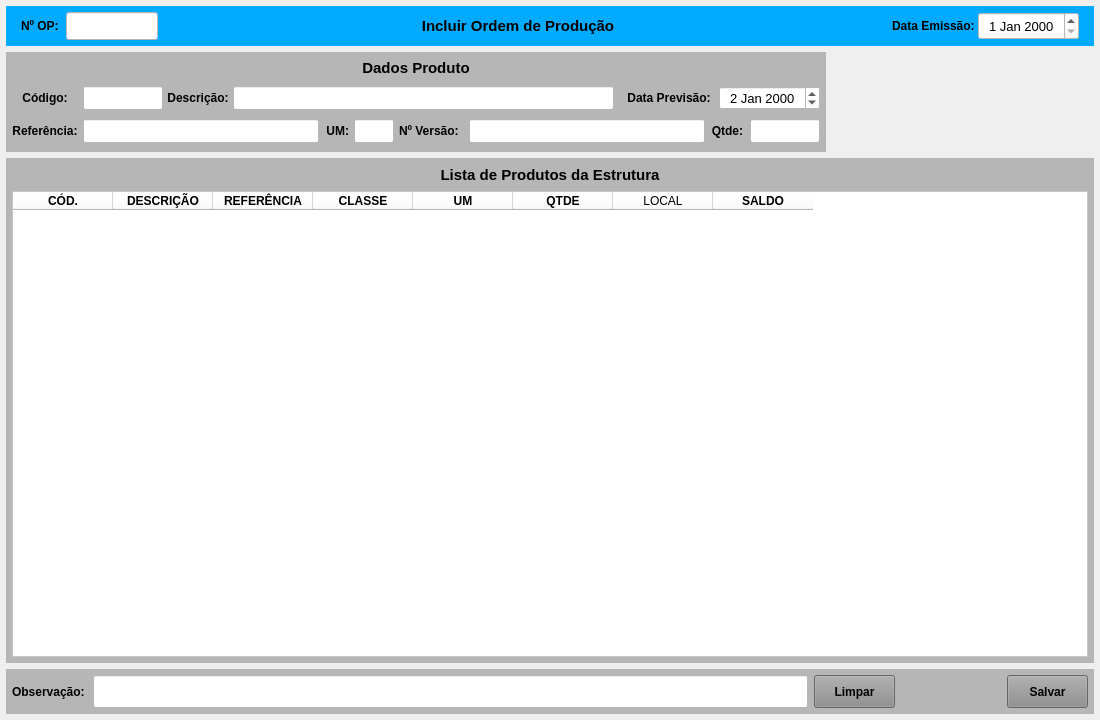
<?xml version="1.0" encoding="UTF-8"?>
<ui version="4.0">
 <class>MainWindow</class>
 <widget class="QMainWindow" name="MainWindow">
  <property name="geometry">
   <rect>
    <x>0</x>
    <y>0</y>
    <width>1100</width>
    <height>720</height>
   </rect>
  </property>
  <property name="windowTitle">
   <string>Incluir Ordem de Produção</string>
  </property>
  <widget class="QWidget" name="centralwidget">
   <property name="styleSheet">
    <string notr="true"/>
   </property>
   <layout class="QVBoxLayout" name="verticalLayout_2">
    <property name="spacing">
     <number>6</number>
    </property>
    <property name="leftMargin">
     <number>6</number>
    </property>
    <property name="topMargin">
     <number>6</number>
    </property>
    <property name="rightMargin">
     <number>6</number>
    </property>
    <property name="bottomMargin">
     <number>6</number>
    </property>
    <item>
     <widget class="QWidget" name="widget_cabecalho" native="true">
      <property name="sizePolicy">
       <sizepolicy hsizetype="Preferred" vsizetype="Fixed">
        <horstretch>0</horstretch>
        <verstretch>0</verstretch>
       </sizepolicy>
      </property>
      <property name="minimumSize">
       <size>
        <width>0</width>
        <height>40</height>
       </size>
      </property>
      <property name="maximumSize">
       <size>
        <width>16777215</width>
        <height>40</height>
       </size>
      </property>
      <property name="styleSheet">
       <string notr="true">background-color: rgb(0, 170, 255);</string>
      </property>
      <layout class="QHBoxLayout" name="horizontalLayout">
       <property name="spacing">
        <number>0</number>
       </property>
       <property name="leftMargin">
        <number>15</number>
       </property>
       <property name="topMargin">
        <number>6</number>
       </property>
       <property name="rightMargin">
        <number>15</number>
       </property>
       <property name="bottomMargin">
        <number>6</number>
       </property>
       <item>
        <widget class="QLabel" name="label_3">
         <property name="sizePolicy">
          <sizepolicy hsizetype="Minimum" vsizetype="Preferred">
           <horstretch>0</horstretch>
           <verstretch>0</verstretch>
          </sizepolicy>
         </property>
         <property name="minimumSize">
          <size>
           <width>45</width>
           <height>0</height>
          </size>
         </property>
         <property name="maximumSize">
          <size>
           <width>45</width>
           <height>16777215</height>
          </size>
         </property>
         <property name="font">
          <font>
           <pointsize>9</pointsize>
           <weight>75</weight>
           <bold>true</bold>
          </font>
         </property>
         <property name="text">
          <string>Nº OP:</string>
         </property>
         <property name="alignment">
          <set>Qt::AlignLeading|Qt::AlignLeft|Qt::AlignVCenter</set>
         </property>
        </widget>
       </item>
       <item>
        <widget class="QLineEdit" name="line_Num_OP">
         <property name="sizePolicy">
          <sizepolicy hsizetype="Fixed" vsizetype="Preferred">
           <horstretch>0</horstretch>
           <verstretch>0</verstretch>
          </sizepolicy>
         </property>
         <property name="maximumSize">
          <size>
           <width>92</width>
           <height>16777215</height>
          </size>
         </property>
         <property name="font">
          <font>
           <pointsize>12</pointsize>
          </font>
         </property>
         <property name="styleSheet">
          <string notr="true">background-color: rgb(255, 255, 255);</string>
         </property>
         <property name="inputMask">
          <string/>
         </property>
         <property name="text">
          <string/>
         </property>
         <property name="frame">
          <bool>true</bool>
         </property>
         <property name="echoMode">
          <enum>QLineEdit::Normal</enum>
         </property>
         <property name="alignment">
          <set>Qt::AlignCenter</set>
         </property>
         <property name="dragEnabled">
          <bool>false</bool>
         </property>
         <property name="placeholderText">
          <string/>
         </property>
        </widget>
       </item>
       <item>
        <widget class="QLabel" name="label_13">
         <property name="sizePolicy">
          <sizepolicy hsizetype="Minimum" vsizetype="Preferred">
           <horstretch>0</horstretch>
           <verstretch>0</verstretch>
          </sizepolicy>
         </property>
         <property name="minimumSize">
          <size>
           <width>300</width>
           <height>0</height>
          </size>
         </property>
         <property name="font">
          <font>
           <pointsize>11</pointsize>
           <weight>75</weight>
           <bold>true</bold>
          </font>
         </property>
         <property name="text">
          <string>Incluir Ordem de Produção</string>
         </property>
         <property name="alignment">
          <set>Qt::AlignCenter</set>
         </property>
        </widget>
       </item>
       <item>
        <widget class="QLabel" name="label_11">
         <property name="sizePolicy">
          <sizepolicy hsizetype="Minimum" vsizetype="Preferred">
           <horstretch>0</horstretch>
           <verstretch>0</verstretch>
          </sizepolicy>
         </property>
         <property name="minimumSize">
          <size>
           <width>100</width>
           <height>0</height>
          </size>
         </property>
         <property name="maximumSize">
          <size>
           <width>100</width>
           <height>16777215</height>
          </size>
         </property>
         <property name="font">
          <font>
           <pointsize>9</pointsize>
           <weight>75</weight>
           <bold>true</bold>
          </font>
         </property>
         <property name="text">
          <string>Data Emissão: </string>
         </property>
         <property name="alignment">
          <set>Qt::AlignRight|Qt::AlignTrailing|Qt::AlignVCenter</set>
         </property>
        </widget>
       </item>
       <item>
        <widget class="QDateEdit" name="date_Emissao">
         <property name="sizePolicy">
          <sizepolicy hsizetype="Minimum" vsizetype="Preferred">
           <horstretch>0</horstretch>
           <verstretch>0</verstretch>
          </sizepolicy>
         </property>
         <property name="minimumSize">
          <size>
           <width>101</width>
           <height>0</height>
          </size>
         </property>
         <property name="maximumSize">
          <size>
           <width>101</width>
           <height>16777215</height>
          </size>
         </property>
         <property name="font">
          <font>
           <pointsize>10</pointsize>
          </font>
         </property>
         <property name="styleSheet">
          <string notr="true">background-color: rgb(255, 255, 255);</string>
         </property>
         <property name="alignment">
          <set>Qt::AlignCenter</set>
         </property>
        </widget>
       </item>
      </layout>
     </widget>
    </item>
    <item>
     <widget class="QWidget" name="widget" native="true">
      <property name="minimumSize">
       <size>
        <width>0</width>
        <height>100</height>
       </size>
      </property>
      <property name="maximumSize">
       <size>
        <width>16777215</width>
        <height>100</height>
       </size>
      </property>
      <layout class="QHBoxLayout" name="horizontalLayout_2">
       <property name="leftMargin">
        <number>0</number>
       </property>
       <property name="topMargin">
        <number>0</number>
       </property>
       <property name="rightMargin">
        <number>0</number>
       </property>
       <property name="bottomMargin">
        <number>0</number>
       </property>
       <item>
        <widget class="QWidget" name="widget_Cor4" native="true">
         <property name="sizePolicy">
          <sizepolicy hsizetype="Preferred" vsizetype="Preferred">
           <horstretch>0</horstretch>
           <verstretch>0</verstretch>
          </sizepolicy>
         </property>
         <property name="minimumSize">
          <size>
           <width>820</width>
           <height>0</height>
          </size>
         </property>
         <property name="maximumSize">
          <size>
           <width>16777215</width>
           <height>16777215</height>
          </size>
         </property>
         <property name="styleSheet">
          <string notr="true">background-color: rgb(182, 182, 182);</string>
         </property>
         <layout class="QVBoxLayout" name="verticalLayout_4">
          <property name="spacing">
           <number>1</number>
          </property>
          <property name="leftMargin">
           <number>1</number>
          </property>
          <property name="topMargin">
           <number>1</number>
          </property>
          <property name="rightMargin">
           <number>1</number>
          </property>
          <property name="bottomMargin">
           <number>3</number>
          </property>
          <item>
           <widget class="QWidget" name="widget_16" native="true">
            <property name="minimumSize">
             <size>
              <width>0</width>
              <height>25</height>
             </size>
            </property>
            <property name="maximumSize">
             <size>
              <width>16777215</width>
              <height>25</height>
             </size>
            </property>
            <property name="styleSheet">
             <string notr="true"/>
            </property>
            <layout class="QHBoxLayout" name="horizontalLayout_17">
             <property name="spacing">
              <number>3</number>
             </property>
             <property name="leftMargin">
              <number>3</number>
             </property>
             <property name="topMargin">
              <number>3</number>
             </property>
             <property name="rightMargin">
              <number>3</number>
             </property>
             <property name="bottomMargin">
              <number>3</number>
             </property>
             <item>
              <widget class="QLabel" name="label_52">
               <property name="maximumSize">
                <size>
                 <width>16777215</width>
                 <height>16777215</height>
                </size>
               </property>
               <property name="font">
                <font>
                 <pointsize>11</pointsize>
                 <weight>75</weight>
                 <bold>true</bold>
                </font>
               </property>
               <property name="text">
                <string>Dados Produto</string>
               </property>
               <property name="alignment">
                <set>Qt::AlignCenter</set>
               </property>
              </widget>
             </item>
            </layout>
           </widget>
          </item>
          <item>
           <widget class="QWidget" name="widget_37" native="true">
            <property name="minimumSize">
             <size>
              <width>0</width>
              <height>30</height>
             </size>
            </property>
            <property name="maximumSize">
             <size>
              <width>16777215</width>
              <height>30</height>
             </size>
            </property>
            <property name="styleSheet">
             <string notr="true"/>
            </property>
            <layout class="QHBoxLayout" name="horizontalLayout_4">
             <property name="spacing">
              <number>5</number>
             </property>
             <property name="leftMargin">
              <number>5</number>
             </property>
             <property name="topMargin">
              <number>3</number>
             </property>
             <property name="rightMargin">
              <number>5</number>
             </property>
             <property name="bottomMargin">
              <number>3</number>
             </property>
             <item>
              <widget class="QLabel" name="label_54">
               <property name="minimumSize">
                <size>
                 <width>66</width>
                 <height>0</height>
                </size>
               </property>
               <property name="maximumSize">
                <size>
                 <width>66</width>
                 <height>16777215</height>
                </size>
               </property>
               <property name="font">
                <font>
                 <pointsize>9</pointsize>
                 <weight>75</weight>
                 <bold>true</bold>
                </font>
               </property>
               <property name="text">
                <string>Código:</string>
               </property>
               <property name="alignment">
                <set>Qt::AlignCenter</set>
               </property>
              </widget>
             </item>
             <item>
              <widget class="QLineEdit" name="line_Codigo">
               <property name="sizePolicy">
                <sizepolicy hsizetype="Preferred" vsizetype="Preferred">
                 <horstretch>0</horstretch>
                 <verstretch>0</verstretch>
                </sizepolicy>
               </property>
               <property name="minimumSize">
                <size>
                 <width>60</width>
                 <height>0</height>
                </size>
               </property>
               <property name="maximumSize">
                <size>
                 <width>80</width>
                 <height>16777215</height>
                </size>
               </property>
               <property name="font">
                <font>
                 <pointsize>9</pointsize>
                </font>
               </property>
               <property name="styleSheet">
                <string notr="true">background-color: rgb(255, 255, 255);</string>
               </property>
               <property name="alignment">
                <set>Qt::AlignCenter</set>
               </property>
               <property name="placeholderText">
                <string/>
               </property>
              </widget>
             </item>
             <item>
              <widget class="QLabel" name="label_49">
               <property name="minimumSize">
                <size>
                 <width>60</width>
                 <height>0</height>
                </size>
               </property>
               <property name="maximumSize">
                <size>
                 <width>60</width>
                 <height>16777215</height>
                </size>
               </property>
               <property name="font">
                <font>
                 <pointsize>9</pointsize>
                 <weight>75</weight>
                 <bold>true</bold>
                </font>
               </property>
               <property name="text">
                <string>Descrição:</string>
               </property>
               <property name="alignment">
                <set>Qt::AlignCenter</set>
               </property>
              </widget>
             </item>
             <item>
              <widget class="QLineEdit" name="line_Descricao">
               <property name="sizePolicy">
                <sizepolicy hsizetype="Preferred" vsizetype="Preferred">
                 <horstretch>0</horstretch>
                 <verstretch>0</verstretch>
                </sizepolicy>
               </property>
               <property name="minimumSize">
                <size>
                 <width>0</width>
                 <height>0</height>
                </size>
               </property>
               <property name="maximumSize">
                <size>
                 <width>16777215</width>
                 <height>16777215</height>
                </size>
               </property>
               <property name="font">
                <font>
                 <pointsize>9</pointsize>
                </font>
               </property>
               <property name="styleSheet">
                <string notr="true">background-color: rgb(255, 255, 255);</string>
               </property>
               <property name="alignment">
                <set>Qt::AlignLeading|Qt::AlignLeft|Qt::AlignVCenter</set>
               </property>
              </widget>
             </item>
             <item>
              <widget class="QLabel" name="label_17">
               <property name="sizePolicy">
                <sizepolicy hsizetype="Minimum" vsizetype="Preferred">
                 <horstretch>0</horstretch>
                 <verstretch>0</verstretch>
                </sizepolicy>
               </property>
               <property name="minimumSize">
                <size>
                 <width>95</width>
                 <height>0</height>
                </size>
               </property>
               <property name="maximumSize">
                <size>
                 <width>95</width>
                 <height>16777215</height>
                </size>
               </property>
               <property name="font">
                <font>
                 <pointsize>9</pointsize>
                 <weight>75</weight>
                 <bold>true</bold>
                </font>
               </property>
               <property name="text">
                <string>Data Previsão: </string>
               </property>
               <property name="alignment">
                <set>Qt::AlignRight|Qt::AlignTrailing|Qt::AlignVCenter</set>
               </property>
              </widget>
             </item>
             <item>
              <widget class="QDateEdit" name="date_Previsao">
               <property name="sizePolicy">
                <sizepolicy hsizetype="Minimum" vsizetype="Preferred">
                 <horstretch>0</horstretch>
                 <verstretch>0</verstretch>
                </sizepolicy>
               </property>
               <property name="minimumSize">
                <size>
                 <width>101</width>
                 <height>0</height>
                </size>
               </property>
               <property name="maximumSize">
                <size>
                 <width>101</width>
                 <height>16777215</height>
                </size>
               </property>
               <property name="font">
                <font>
                 <pointsize>10</pointsize>
                </font>
               </property>
               <property name="styleSheet">
                <string notr="true">background-color: rgb(255, 255, 255);</string>
               </property>
               <property name="alignment">
                <set>Qt::AlignCenter</set>
               </property>
               <property name="date">
                <date>
                 <year>2000</year>
                 <month>1</month>
                 <day>2</day>
                </date>
               </property>
              </widget>
             </item>
            </layout>
           </widget>
          </item>
          <item>
           <widget class="QWidget" name="widget_14" native="true">
            <property name="minimumSize">
             <size>
              <width>0</width>
              <height>30</height>
             </size>
            </property>
            <property name="maximumSize">
             <size>
              <width>16777215</width>
              <height>30</height>
             </size>
            </property>
            <property name="styleSheet">
             <string notr="true"/>
            </property>
            <layout class="QHBoxLayout" name="horizontalLayout_15">
             <property name="spacing">
              <number>5</number>
             </property>
             <property name="leftMargin">
              <number>5</number>
             </property>
             <property name="topMargin">
              <number>3</number>
             </property>
             <property name="rightMargin">
              <number>5</number>
             </property>
             <property name="bottomMargin">
              <number>3</number>
             </property>
             <item>
              <widget class="QLabel" name="label_55">
               <property name="minimumSize">
                <size>
                 <width>66</width>
                 <height>0</height>
                </size>
               </property>
               <property name="maximumSize">
                <size>
                 <width>66</width>
                 <height>16777215</height>
                </size>
               </property>
               <property name="font">
                <font>
                 <pointsize>9</pointsize>
                 <weight>75</weight>
                 <bold>true</bold>
                </font>
               </property>
               <property name="text">
                <string>Referência:</string>
               </property>
               <property name="alignment">
                <set>Qt::AlignCenter</set>
               </property>
              </widget>
             </item>
             <item>
              <widget class="QLineEdit" name="line_Referencia">
               <property name="sizePolicy">
                <sizepolicy hsizetype="Preferred" vsizetype="Preferred">
                 <horstretch>0</horstretch>
                 <verstretch>0</verstretch>
                </sizepolicy>
               </property>
               <property name="minimumSize">
                <size>
                 <width>0</width>
                 <height>0</height>
                </size>
               </property>
               <property name="maximumSize">
                <size>
                 <width>16777215</width>
                 <height>16777215</height>
                </size>
               </property>
               <property name="font">
                <font>
                 <pointsize>9</pointsize>
                </font>
               </property>
               <property name="cursor">
                <cursorShape>IBeamCursor</cursorShape>
               </property>
               <property name="styleSheet">
                <string notr="true">background-color: rgb(255, 255, 255);</string>
               </property>
               <property name="inputMask">
                <string/>
               </property>
               <property name="text">
                <string/>
               </property>
               <property name="maxLength">
                <number>20</number>
               </property>
               <property name="frame">
                <bool>true</bool>
               </property>
               <property name="echoMode">
                <enum>QLineEdit::Normal</enum>
               </property>
               <property name="alignment">
                <set>Qt::AlignLeading|Qt::AlignLeft|Qt::AlignVCenter</set>
               </property>
              </widget>
             </item>
             <item>
              <widget class="QLabel" name="label_25">
               <property name="maximumSize">
                <size>
                 <width>25</width>
                 <height>16777215</height>
                </size>
               </property>
               <property name="font">
                <font>
                 <pointsize>9</pointsize>
                 <weight>75</weight>
                 <bold>true</bold>
                </font>
               </property>
               <property name="text">
                <string>UM:</string>
               </property>
               <property name="alignment">
                <set>Qt::AlignRight|Qt::AlignTrailing|Qt::AlignVCenter</set>
               </property>
              </widget>
             </item>
             <item>
              <widget class="QLineEdit" name="line_UM">
               <property name="sizePolicy">
                <sizepolicy hsizetype="Preferred" vsizetype="Preferred">
                 <horstretch>0</horstretch>
                 <verstretch>0</verstretch>
                </sizepolicy>
               </property>
               <property name="minimumSize">
                <size>
                 <width>40</width>
                 <height>0</height>
                </size>
               </property>
               <property name="maximumSize">
                <size>
                 <width>40</width>
                 <height>16777215</height>
                </size>
               </property>
               <property name="font">
                <font>
                 <pointsize>9</pointsize>
                </font>
               </property>
               <property name="styleSheet">
                <string notr="true">background-color: rgb(255, 255, 255);</string>
               </property>
               <property name="alignment">
                <set>Qt::AlignCenter</set>
               </property>
              </widget>
             </item>
             <item>
              <widget class="QLabel" name="label_77">
               <property name="minimumSize">
                <size>
                 <width>65</width>
                 <height>0</height>
                </size>
               </property>
               <property name="maximumSize">
                <size>
                 <width>65</width>
                 <height>16777215</height>
                </size>
               </property>
               <property name="font">
                <font>
                 <pointsize>9</pointsize>
                 <weight>75</weight>
                 <bold>true</bold>
                </font>
               </property>
               <property name="text">
                <string>Nº Versão:</string>
               </property>
               <property name="alignment">
                <set>Qt::AlignLeading|Qt::AlignLeft|Qt::AlignVCenter</set>
               </property>
              </widget>
             </item>
             <item>
              <widget class="QLineEdit" name="line_Versao">
               <property name="sizePolicy">
                <sizepolicy hsizetype="Preferred" vsizetype="Preferred">
                 <horstretch>0</horstretch>
                 <verstretch>0</verstretch>
                </sizepolicy>
               </property>
               <property name="minimumSize">
                <size>
                 <width>200</width>
                 <height>0</height>
                </size>
               </property>
               <property name="maximumSize">
                <size>
                 <width>16777215</width>
                 <height>16777215</height>
                </size>
               </property>
               <property name="font">
                <font>
                 <pointsize>9</pointsize>
                </font>
               </property>
               <property name="styleSheet">
                <string notr="true">background-color: rgb(255, 255, 255);</string>
               </property>
               <property name="alignment">
                <set>Qt::AlignCenter</set>
               </property>
               <property name="placeholderText">
                <string/>
               </property>
              </widget>
             </item>
             <item>
              <widget class="QLabel" name="label_37">
               <property name="minimumSize">
                <size>
                 <width>35</width>
                 <height>0</height>
                </size>
               </property>
               <property name="maximumSize">
                <size>
                 <width>35</width>
                 <height>16777215</height>
                </size>
               </property>
               <property name="font">
                <font>
                 <pointsize>9</pointsize>
                 <weight>75</weight>
                 <bold>true</bold>
                </font>
               </property>
               <property name="text">
                <string>Qtde:</string>
               </property>
               <property name="alignment">
                <set>Qt::AlignCenter</set>
               </property>
              </widget>
             </item>
             <item>
              <widget class="QLineEdit" name="line_Qtde">
               <property name="sizePolicy">
                <sizepolicy hsizetype="Preferred" vsizetype="Preferred">
                 <horstretch>0</horstretch>
                 <verstretch>0</verstretch>
                </sizepolicy>
               </property>
               <property name="minimumSize">
                <size>
                 <width>70</width>
                 <height>0</height>
                </size>
               </property>
               <property name="maximumSize">
                <size>
                 <width>70</width>
                 <height>16777215</height>
                </size>
               </property>
               <property name="font">
                <font>
                 <pointsize>9</pointsize>
                </font>
               </property>
               <property name="cursor">
                <cursorShape>IBeamCursor</cursorShape>
               </property>
               <property name="styleSheet">
                <string notr="true">background-color: rgb(255, 255, 255);</string>
               </property>
               <property name="inputMask">
                <string/>
               </property>
               <property name="text">
                <string/>
               </property>
               <property name="frame">
                <bool>true</bool>
               </property>
               <property name="echoMode">
                <enum>QLineEdit::Normal</enum>
               </property>
               <property name="alignment">
                <set>Qt::AlignCenter</set>
               </property>
               <property name="placeholderText">
                <string/>
               </property>
              </widget>
             </item>
            </layout>
           </widget>
          </item>
         </layout>
        </widget>
       </item>
       <item>
        <widget class="QWidget" name="widget_2" native="true"/>
       </item>
      </layout>
     </widget>
    </item>
    <item>
     <widget class="QWidget" name="widget_Cor2" native="true">
      <property name="styleSheet">
       <string notr="true">background-color: rgb(182, 182, 182);</string>
      </property>
      <layout class="QVBoxLayout" name="verticalLayout_3">
       <property name="spacing">
        <number>6</number>
       </property>
       <property name="leftMargin">
        <number>6</number>
       </property>
       <property name="topMargin">
        <number>6</number>
       </property>
       <property name="rightMargin">
        <number>6</number>
       </property>
       <property name="bottomMargin">
        <number>6</number>
       </property>
       <item>
        <widget class="QLabel" name="label_Titulo">
         <property name="sizePolicy">
          <sizepolicy hsizetype="Preferred" vsizetype="Fixed">
           <horstretch>0</horstretch>
           <verstretch>0</verstretch>
          </sizepolicy>
         </property>
         <property name="minimumSize">
          <size>
           <width>0</width>
           <height>21</height>
          </size>
         </property>
         <property name="maximumSize">
          <size>
           <width>16777215</width>
           <height>21</height>
          </size>
         </property>
         <property name="font">
          <font>
           <pointsize>11</pointsize>
           <weight>75</weight>
           <bold>true</bold>
          </font>
         </property>
         <property name="text">
          <string>Lista de Produtos da Estrutura</string>
         </property>
         <property name="alignment">
          <set>Qt::AlignCenter</set>
         </property>
        </widget>
       </item>
       <item>
        <widget class="QTableWidget" name="table_Estrutura">
         <property name="sizePolicy">
          <sizepolicy hsizetype="Preferred" vsizetype="Preferred">
           <horstretch>0</horstretch>
           <verstretch>0</verstretch>
          </sizepolicy>
         </property>
         <property name="font">
          <font>
           <pointsize>8</pointsize>
          </font>
         </property>
         <property name="styleSheet">
          <string notr="true">background-color: rgb(255, 255, 255);</string>
         </property>
         <column>
          <property name="text">
           <string>CÓD.</string>
          </property>
          <property name="font">
           <font>
            <family>Segoe UI</family>
            <pointsize>9</pointsize>
            <weight>75</weight>
            <bold>true</bold>
           </font>
          </property>
          <property name="textAlignment">
           <set>AlignCenter</set>
          </property>
         </column>
         <column>
          <property name="text">
           <string>DESCRIÇÃO</string>
          </property>
          <property name="font">
           <font>
            <pointsize>9</pointsize>
            <weight>75</weight>
            <bold>true</bold>
           </font>
          </property>
          <property name="textAlignment">
           <set>AlignCenter</set>
          </property>
         </column>
         <column>
          <property name="text">
           <string>REFERÊNCIA</string>
          </property>
          <property name="font">
           <font>
            <pointsize>9</pointsize>
            <weight>75</weight>
            <bold>true</bold>
           </font>
          </property>
          <property name="textAlignment">
           <set>AlignCenter</set>
          </property>
         </column>
         <column>
          <property name="text">
           <string>CLASSE</string>
          </property>
          <property name="font">
           <font>
            <family>Segoe UI</family>
            <pointsize>9</pointsize>
            <weight>75</weight>
            <bold>true</bold>
           </font>
          </property>
          <property name="textAlignment">
           <set>AlignCenter</set>
          </property>
         </column>
         <column>
          <property name="text">
           <string>UM</string>
          </property>
          <property name="font">
           <font>
            <pointsize>9</pointsize>
            <weight>75</weight>
            <bold>true</bold>
           </font>
          </property>
          <property name="textAlignment">
           <set>AlignCenter</set>
          </property>
         </column>
         <column>
          <property name="text">
           <string>QTDE</string>
          </property>
          <property name="font">
           <font>
            <pointsize>9</pointsize>
            <weight>75</weight>
            <bold>true</bold>
           </font>
          </property>
          <property name="textAlignment">
           <set>AlignCenter</set>
          </property>
         </column>
         <column>
          <property name="text">
           <string>LOCAL</string>
          </property>
         </column>
         <column>
          <property name="text">
           <string>SALDO</string>
          </property>
          <property name="font">
           <font>
            <pointsize>9</pointsize>
            <weight>75</weight>
            <bold>true</bold>
           </font>
          </property>
          <property name="textAlignment">
           <set>AlignCenter</set>
          </property>
         </column>
        </widget>
       </item>
      </layout>
     </widget>
    </item>
    <item>
     <widget class="QWidget" name="widget_Cor3" native="true">
      <property name="sizePolicy">
       <sizepolicy hsizetype="Preferred" vsizetype="Fixed">
        <horstretch>0</horstretch>
        <verstretch>0</verstretch>
       </sizepolicy>
      </property>
      <property name="minimumSize">
       <size>
        <width>0</width>
        <height>45</height>
       </size>
      </property>
      <property name="maximumSize">
       <size>
        <width>16777215</width>
        <height>45</height>
       </size>
      </property>
      <property name="styleSheet">
       <string notr="true">background-color: rgb(182, 182, 182);</string>
      </property>
      <layout class="QHBoxLayout" name="horizontalLayout_5">
       <property name="leftMargin">
        <number>6</number>
       </property>
       <property name="topMargin">
        <number>6</number>
       </property>
       <property name="rightMargin">
        <number>6</number>
       </property>
       <property name="bottomMargin">
        <number>6</number>
       </property>
       <item>
        <widget class="QLabel" name="label_27">
         <property name="sizePolicy">
          <sizepolicy hsizetype="Fixed" vsizetype="Preferred">
           <horstretch>0</horstretch>
           <verstretch>0</verstretch>
          </sizepolicy>
         </property>
         <property name="minimumSize">
          <size>
           <width>75</width>
           <height>0</height>
          </size>
         </property>
         <property name="maximumSize">
          <size>
           <width>75</width>
           <height>16777215</height>
          </size>
         </property>
         <property name="font">
          <font>
           <pointsize>9</pointsize>
           <weight>75</weight>
           <bold>true</bold>
          </font>
         </property>
         <property name="text">
          <string>Observação:</string>
         </property>
         <property name="alignment">
          <set>Qt::AlignLeading|Qt::AlignLeft|Qt::AlignVCenter</set>
         </property>
        </widget>
       </item>
       <item>
        <widget class="QLineEdit" name="line_Obs">
         <property name="sizePolicy">
          <sizepolicy hsizetype="Preferred" vsizetype="Preferred">
           <horstretch>0</horstretch>
           <verstretch>0</verstretch>
          </sizepolicy>
         </property>
         <property name="minimumSize">
          <size>
           <width>0</width>
           <height>0</height>
          </size>
         </property>
         <property name="maximumSize">
          <size>
           <width>16777215</width>
           <height>16777215</height>
          </size>
         </property>
         <property name="font">
          <font>
           <pointsize>10</pointsize>
          </font>
         </property>
         <property name="cursor">
          <cursorShape>IBeamCursor</cursorShape>
         </property>
         <property name="styleSheet">
          <string notr="true">background-color: rgb(255, 255, 255);</string>
         </property>
         <property name="inputMask">
          <string/>
         </property>
         <property name="text">
          <string/>
         </property>
         <property name="maxLength">
          <number>110</number>
         </property>
         <property name="frame">
          <bool>true</bool>
         </property>
         <property name="echoMode">
          <enum>QLineEdit::Normal</enum>
         </property>
         <property name="alignment">
          <set>Qt::AlignLeading|Qt::AlignLeft|Qt::AlignVCenter</set>
         </property>
        </widget>
       </item>
       <item>
        <widget class="QPushButton" name="btn_Limpar">
         <property name="sizePolicy">
          <sizepolicy hsizetype="Fixed" vsizetype="Preferred">
           <horstretch>0</horstretch>
           <verstretch>0</verstretch>
          </sizepolicy>
         </property>
         <property name="minimumSize">
          <size>
           <width>81</width>
           <height>0</height>
          </size>
         </property>
         <property name="maximumSize">
          <size>
           <width>81</width>
           <height>16777215</height>
          </size>
         </property>
         <property name="font">
          <font>
           <pointsize>9</pointsize>
           <weight>75</weight>
           <bold>true</bold>
          </font>
         </property>
         <property name="cursor">
          <cursorShape>PointingHandCursor</cursorShape>
         </property>
         <property name="styleSheet">
          <string notr="true">background-color: rgb(141, 141, 141);</string>
         </property>
         <property name="text">
          <string>Limpar</string>
         </property>
        </widget>
       </item>
       <item>
        <widget class="QLabel" name="label_4">
         <property name="minimumSize">
          <size>
           <width>100</width>
           <height>0</height>
          </size>
         </property>
         <property name="maximumSize">
          <size>
           <width>100</width>
           <height>16777215</height>
          </size>
         </property>
         <property name="text">
          <string/>
         </property>
        </widget>
       </item>
       <item>
        <widget class="QPushButton" name="btn_Salvar">
         <property name="sizePolicy">
          <sizepolicy hsizetype="Fixed" vsizetype="Preferred">
           <horstretch>0</horstretch>
           <verstretch>0</verstretch>
          </sizepolicy>
         </property>
         <property name="minimumSize">
          <size>
           <width>81</width>
           <height>0</height>
          </size>
         </property>
         <property name="maximumSize">
          <size>
           <width>81</width>
           <height>16777215</height>
          </size>
         </property>
         <property name="font">
          <font>
           <pointsize>9</pointsize>
           <weight>75</weight>
           <bold>true</bold>
          </font>
         </property>
         <property name="cursor">
          <cursorShape>PointingHandCursor</cursorShape>
         </property>
         <property name="styleSheet">
          <string notr="true">background-color: rgb(141, 141, 141);</string>
         </property>
         <property name="text">
          <string>Salvar</string>
         </property>
        </widget>
       </item>
      </layout>
     </widget>
    </item>
   </layout>
  </widget>
 </widget>
 <resources/>
 <connections/>
</ui>
